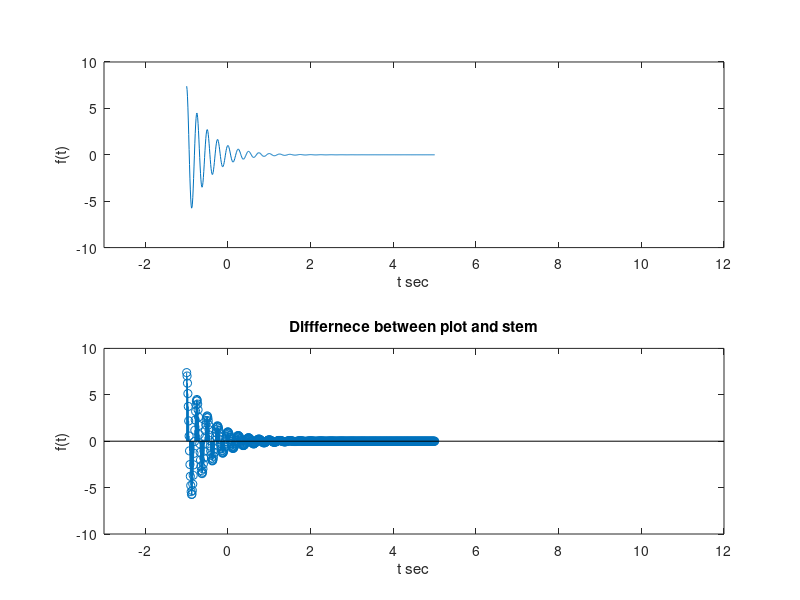

The MATLAB source for this figure:
t=linspace(-1,5,610);
x=exp(-2*t).*cos(8.*pi.*t);
subplot(2,1,1)
plot(t,x)
xlabel("t sec")
ylabel("f(t)")
axis([-3 12 -10 10])
subplot(2,1,2)
stem(t,x)
xlabel("t sec")
ylabel("f(t)")
title("Difffernece between plot and stem")
axis([-3 12 -10 10])